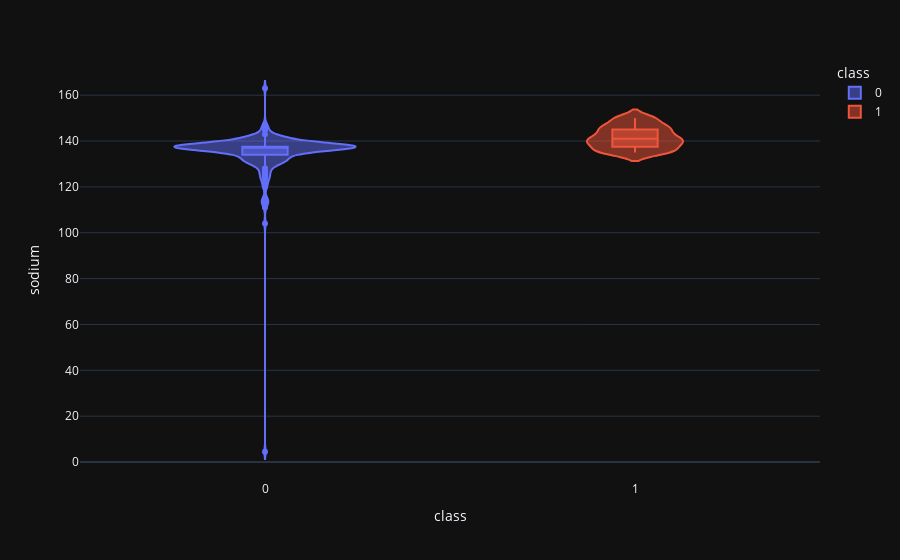

This figure's notebook cell:
### Code cell
violin('sodium')

### Figure 1 — Plotly figure (JSON) as saved in the notebook; plotly's stock layout.template omitted (floating-point values rounded to 4 significant figures; data arrays with more than 128 entries replaced by an {"elided": "..."} marker saying what was removed)
{"data": [{"alignmentgroup": "True", "box": {"visible": true}, "hovertemplate": "class=%{x}<br>sodium=%{y}<extra></extra>", "legendgroup": "0", "marker": {"color": "#636efa"}, "name": "0", "offsetgroup": "0", "orientation": "v", "scalegroup": "True", "showlegend": true, "type": "violin", "x": {"elided": "250 int values"}, "x0": " ", "xaxis": "x", "y": {"elided": "250 float values"}, "y0": " ", "yaxis": "y"}, {"alignmentgroup": "True", "box": {"visible": true}, "hovertemplate": "class=%{x}<br>sodium=%{y}<extra></extra>", "legendgroup": "1", "marker": {"color": "#EF553B"}, "name": "1", "offsetgroup": "1", "orientation": "v", "scalegroup": "True", "showlegend": true, "type": "violin", "x": {"elided": "150 int values"}, "x0": " ", "xaxis": "x", "y": {"elided": "150 float values"}, "y0": " ", "yaxis": "y"}], "layout": {"legend": {"title": {"text": "class"}, "tracegroupgap": 0}, "margin": {"t": 60}, "violinmode": "overlay", "xaxis": {"anchor": "y", "categoryarray": [0, 1], "categoryorder": "array", "domain": [0, 1], "title": {"text": "class"}}, "yaxis": {"anchor": "x", "domain": [0, 1], "title": {"text": "sodium"}}}}
